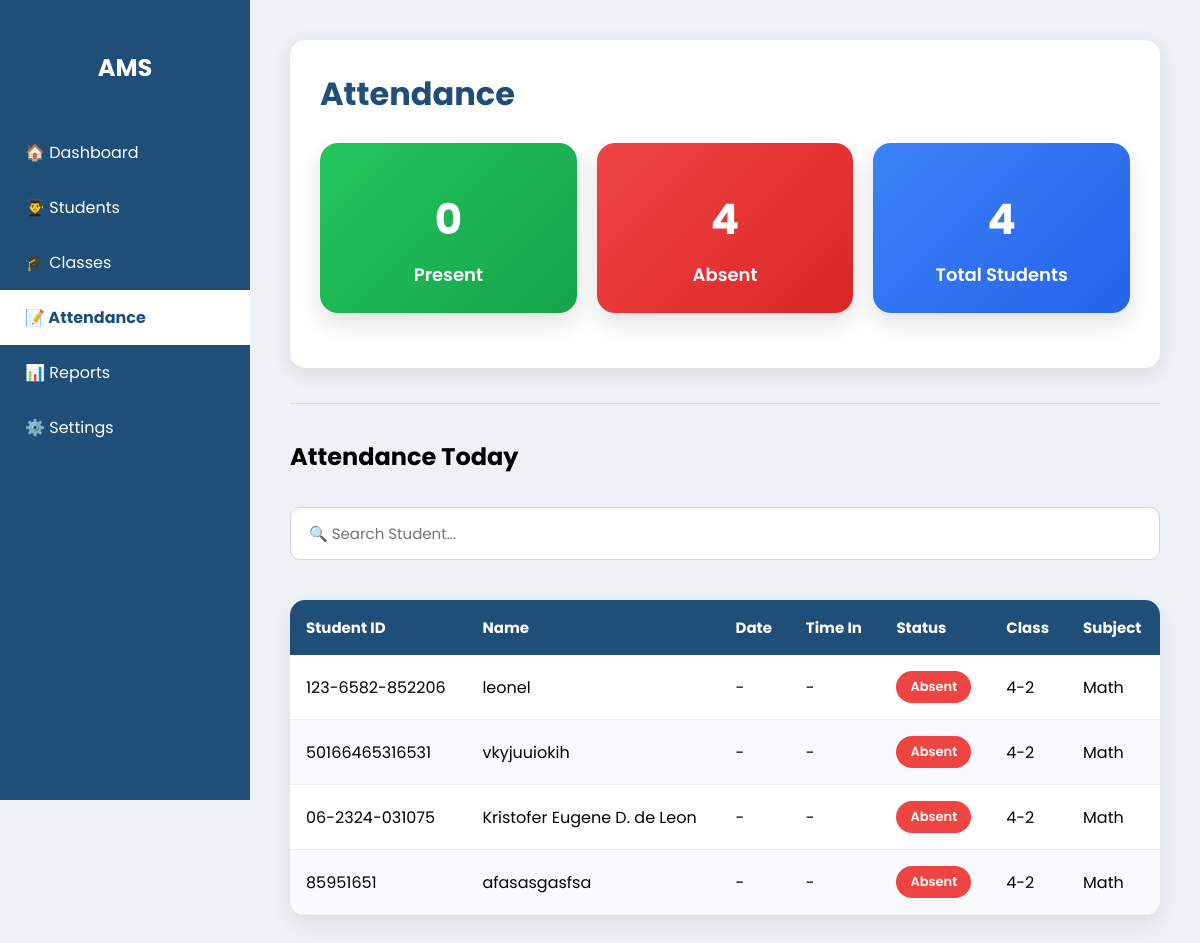
Screenshot of /pages/attendance.php?class_id=1 with the database file from the repository.
### tables this page shows
CREATE TABLE `students` (
  `id` int(11) NOT NULL,
  `student_id` varchar(20) NOT NULL,
  `fullname` varchar(100) NOT NULL,
  `course` varchar(50) NOT NULL,
  `section_id` int(11) NOT NULL,
  `qr_code` varchar(100) NOT NULL,
  `is_deleted` tinyint(1) DEFAULT 0,
  `photo` varchar(255) DEFAULT NULL
);

CREATE TABLE `classes` (
  `id` int(11) NOT NULL,
  `class_name` varchar(100) NOT NULL,
  `section_id` int(11) NOT NULL,
  `subject` varchar(100) NOT NULL,
  `instructor` varchar(100) DEFAULT NULL,
  `day_of_week` varchar(20) DEFAULT NULL,
  `start_time` time DEFAULT NULL,
  `end_time` time DEFAULT NULL,
  `class_date` date NOT NULL
);

### pages/attendance.php (the view, shortened to what this page needs)
<?php
include "../includes/config.php";
$selectedClass = isset($_GET['class_id']) ? (int)$_GET['class_id'] : 0;
?>
<!DOCTYPE html>
<html lang="en">
<head>
<link rel="stylesheet" href="../css/style.css">
<link rel="stylesheet" href="../css/attendance.css">
</head>
<body>
<div class="sidebar">
    <h2>AMS</h2>
    <a href="../OJT Projects.php">🏠 Dashboard</a>
    <a href="students.php">👨‍🎓 Students</a>
    <a href="classes.php">🎓 Classes</a>
    <a href="attendance.php" class="active">📝 Attendance</a>
    <a href="reports.php">📊 Reports</a>
    <a href="#">⚙️ Settings</a>
</div>
<div class="main-content">
<div class="container">
<h1>Attendance</h1>
<?php
$class_id = isset($_GET['class_id']) ? (int)$_GET['class_id'] : 0;
$totalStudents = mysqli_fetch_assoc(mysqli_query($conn,"
SELECT COUNT(*) total
FROM students
WHERE section_id = (
    SELECT section_id
    FROM classes
    WHERE id='$class_id'
)
"));
$present = mysqli_fetch_assoc(mysqli_query($conn,"
SELECT COUNT(*) total
FROM attendance
WHERE attendance_date = CURDATE()
AND class_id='$class_id'
"));
$absent = $totalStudents['total'] - $present['total'];
$filter = isset($_GET['filter']) ? $_GET['filter'] : "all";
?>
<?php
if($selectedClass == 0){
?>
<?php
$result = mysqli_query($conn,"
SELECT
classes.*,
sections.section_name
FROM classes
LEFT JOIN sections
ON classes.section_id = sections.id
ORDER BY classes.class_name
");
?>
<div class="attendance-grid">
<?php while($row = mysqli_fetch_assoc($result)){ ?>
<div class="attendance-card">
    <h3><?= $row['class_name']; ?></h3>
    <p><strong>Section:</strong> <?= $row['section_name']; ?></p>
    <p><strong>Subject:</strong> <?= $row['subject']; ?></p>
    <p><strong>Day:</strong> <?= $row['day_of_week']; ?></p>
    <p>
        <strong>Time:</strong>
        <?= date("h:i A", strtotime($row['start_time'])) ?>
        -
        <?= date("h:i A", strtotime($row['end_time'])) ?>
    </p>
    <a href="attendance.php?class_id=<?= $row['id']; ?>" class="btn-attendance">
        View Attendance
    </a>
</div>
<?php } ?>
</div>
<?php
}else{
?>
<div class="attendance-summary">
<a href="attendance.php?class_id=<?= $class_id ?>&filter=present" class="summary-card present">
<h2><?= $present['total']; ?></h2>
<p>Present</p>
</a>
<a href="attendance.php?class_id=<?= $class_id ?>&filter=absent" class="summary-card absent">
<h2><?= $absent; ?></h2>
<p>Absent</p>
</a>
<a href="attendance.php?class_id=<?= $class_id ?>&filter=all" class="summary-card total">
<h2><?= $totalStudents['total']; ?></h2>
<p>Total Students</p>
</a>
</div>
</div>
<hr>
<h2>Attendance Today</h2>
<div class="search-box">
<input
type="text"
id="searchAttendance"
placeholder="🔍 Search Student..."
style="margin-bottom:20px;width:100%;">
<table id="attendanceTable" class="attendance-table">
<thead>
<tr>
<th>Student ID</th>
<th>Name</th>
<th>Date</th>
<th>Time In</th>
<th>Status</th>
<th>Class</th>
<th>Subject</th>
</tr>
</thead>
<?php
if(isset($_GET['class_id']) && $_GET['class_id']!=""){
    $class_id = intval($_GET['class_id']);
}
if($filter=="present"){
$sql = mysqli_query($conn,"
SELECT
attendance.*,
students.fullname,
classes.class_name,
classes.subject
FROM attendance
INNER JOIN students
ON attendance.student_id=students.student_id
INNER JOIN classes
ON attendance.class_id=classes.id
WHERE attendance.attendance_date=CURDATE()
AND attendance.class_id='$class_id'
ORDER BY attendance.time_in DESC
");
}else{
$sql = mysqli_query($conn,"
SELECT
students.student_id,
students.fullname,
attendance.attendance_date,
attendance.time_in,
attendance.status,
classes.class_name,
classes.subject
FROM students
INNER JOIN classes
ON students.section_id = classes.section_id
LEFT JOIN attendance
ON students.student_id = attendance.student_id
AND attendance.class_id = classes.id
AND attendance.attendance_date = CURDATE()
WHERE classes.id='$class_id'
ORDER BY attendance.time_in DESC
");
}
?>
<tbody>
<?php while($row = mysqli_fetch_assoc($sql)){ ?>
<tr>
    <td><?= $row['student_id']; ?></td>
    <td><?= $row['fullname']; ?></td>
    <?php if($filter == "absent"){ ?>
        <td>-</td>
        <td>-</td>
        <td>
            <span class="status-absent">
                Absent
            </span>
        </td>
        <td>-</td>
        <td>-</td>
    <?php }else{ ?>
        <td>
<?php
if($row['attendance_date']){
    echo date("F d, Y", strtotime($row['attendance_date']));
}else{
    echo "-";
}
?>
</td>
<td>
<?php
if($row['time_in']){
    echo date("h:i A", strtotime($row['time_in']));
}else{
    echo "-";
}
?>
</td>
<td>
<?php if($row['status']){ ?>
<span class="status-present">
    <?= $row['status']; ?>
</span>
<?php }else{ ?>
<span class="status-absent">
    Absent
</span>
<?php } ?>
</td>
        <td><?= $row['class_name']; ?></td>
        <td><?= $row['subject']; ?></td>
    <?php } ?>
</tr>
<?php } ?>
</tbody>
</table>
</div>
</div>
<?php
}
?>
</body>
</html>

### css/style.css (style rules this page uses)
* { margin:0; padding:0; box-sizing:border-box; font-family:'Poppins',sans-serif; }
body { background:#eef2f7; }
.sidebar { position:fixed; left:0; top:0; width:250px; height:100vh; background:#1f4e79; padding-top:30px; }
.sidebar h2 { text-align:center; color:#fff; margin-bottom:40px; }
.sidebar a { display:block; color:#fff; text-decoration:none; padding:15px 25px; font-size:16px; transition:.3s; }
.sidebar .active { background:#fff; color:#1f4e79; font-weight:bold; }
.main-content { margin-left:250px; padding:40px; }
.container { background:#fff; padding:30px; border-radius:15px; box-shadow:0 5px 20px rgba(0,0,0,.1); }
h1 { color:#1f4e79; margin-bottom:20px; }
h2 { margin:20px 0 15px; }
hr { margin:30px 0; }
input, select { padding:12px; margin-top:8px; border:1px solid #ccc; border-radius:8px; font-size:15px; }
table { width:100%; border-collapse:collapse; margin-top:20px; }
table th { background:#1f4e79; color:#fff; padding:12px; }
table td { padding:12px; border-bottom:1px solid #ddd; }
table tr:nth-child(even) { background:#f8f9fa; }

### css/attendance.css (style rules this page uses)
* { box-sizing:border-box; }
.container h1 { color:#1f4e79; margin-bottom:20px; }
.attendance-summary { display:flex; gap:20px; flex-wrap:wrap; margin:25px 0; }
.summary-card { flex:1; min-width:220px; padding:25px; border-radius:18px; text-align:center; text-decoration:none; color:#fff; transition:.3s; box-shadow:0 10px 25px rgba(0,0,0,.12); }
.summary-card h2 { font-size:42px; margin-bottom:10px; }
.summary-card p { font-size:18px; font-weight:600; }
.present { background:linear-gradient(135deg,#22c55e,#16a34a); }
.absent { background:linear-gradient(135deg,#ef4444,#dc2626); }
.total { background:linear-gradient(135deg,#3b82f6,#2563eb); }
.search-box { margin:25px 0; }
.search-box input { width:100%; padding:14px 18px; border:1px solid #d1d5db; border-radius:10px; font-size:15px; transition:.3s; }
.attendance-table { width:100%; border-collapse:collapse; background:#fff; border-radius:15px; overflow:hidden; box-shadow:0 10px 25px rgba(0,0,0,.08); }
.attendance-table th { background:#1f4e79; color:#fff; padding:16px; font-size:15px; text-align:left; }
.attendance-table td { padding:16px; border-bottom:1px solid #eee; }
.attendance-table tr:nth-child(even) { background:#f8fafc; }
.status-present, .status-absent { display:inline-block; padding:6px 14px; border-radius:25px; color:#fff; font-size:13px; font-weight:600; }
.status-absent { background:#ef4444; }
hr { border:none; height:1px; background:#ddd; margin:35px 0; }

### rows the page displays
students: student "123-6582-852206", fullname "leonel", classes.class_name "4-2", classes.subject "Math"
students: student "50166465316531", fullname "vkyjuuiokih", classes.class_name "4-2", classes.subject "Math"
students: student "06-2324-031075", fullname "Kristofer Eugene D. de Leon", classes.class_name "4-2", classes.subject "Math"
students: student "85951651", fullname "afasasgasfsa", classes.class_name "4-2", classes.subject "Math"

### other values shown
$present['total'] "0"
$absent "4"
$totalStudents['total'] "4"
